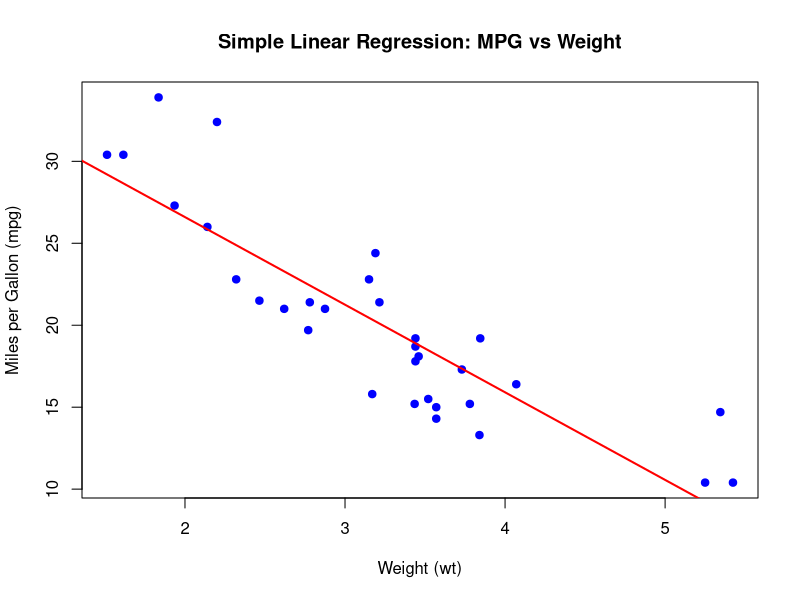

This figure's R source:
# Load dataset
data(mtcars)

# Fit linear model
lm_model <- lm(mpg ~ wt, data = mtcars)

# Print model summary
cat("----- Linear Model Summary -----\n")
print(summary(lm_model))

# Open plot window if on macOS (to ensure visibility)
if (Sys.info()["sysname"] == "Darwin") quartz()

plot(mtcars$wt, mtcars$mpg,
     main = "Simple Linear Regression: MPG vs Weight",
     xlab = "Weight (wt)",
     ylab = "Miles per Gallon (mpg)",
     pch = 19,
     col = "blue")
abline(lm_model, col = "red", lwd = 2)

Sys.sleep(10)